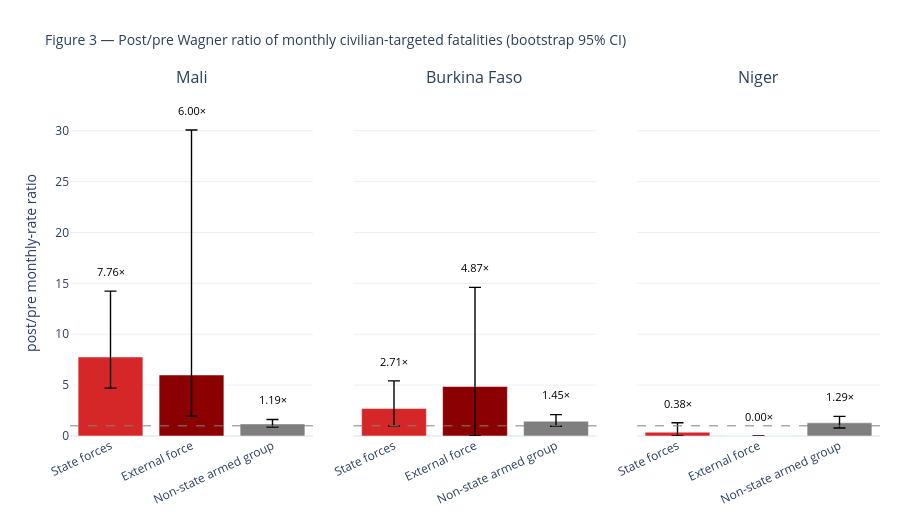

The code cell stored with this chart in its notebook:
### Markdown cell above
### 3.1 Figure 03 — Pre/post Wagner monthly-rate comparison with 95% CI error bars

**Decision:** plot the post/pre *ratio* (not the raw rates) so the y-axis is comparable across the
five large-magnitude differences. A ratio of 1 (dashed grey line) means no change. Error bars are the
2.5–97.5 percentile bootstrap CI. Bars are colour-coded by perpetrator role and faceted by country.

### Code cell
# Figure 3: bar chart of bootstrap ratios with 95% CIs, faceted by country
plot_df = ratios_df[ratios_df.role != 'all civilian-targeted'].copy()
plot_df['err_low']  = plot_df.ratio - plot_df.ci_low
plot_df['err_high'] = plot_df.ci_high - plot_df.ratio
plot_df['role_label'] = plot_df.role.map({'state': 'State forces',
                                           'external_force': 'External force',
                                           'non_state_armed_group': 'Non-state armed group'})

ROLE_COLOURS = {'State forces': '#d62728',
                'External force': '#8B0000',
                'Non-state armed group': '#7f7f7f'}

fig03 = make_subplots(rows=1, cols=3, shared_yaxes=True, subplot_titles=AES,
                       horizontal_spacing=0.05)
for i, c in enumerate(AES, 1):
    sub = plot_df[plot_df.country == c]
    fig03.add_trace(go.Bar(x=sub.role_label, y=sub.ratio,
                           marker_color=[ROLE_COLOURS[r] for r in sub.role_label],
                           error_y=dict(type='data', symmetric=False,
                                        array=sub.err_high, arrayminus=sub.err_low,
                                        color='black', thickness=1.4, width=6),
                           showlegend=False),
                    row=1, col=i)
    fig03.add_hline(y=1.0, line=dict(color='grey', width=1, dash='dash'), row=1, col=i)
    # Place each value label ABOVE the upper error-bar whisker tip so it never
    # overlaps with the whisker line. The whisker itself acts as the visual
    # connector between the bar (point estimate) and the label.
    for _, row in sub.iterrows():
        y_label = row.ratio + row.err_high + 1.0
        fig03.add_annotation(
            x=row.role_label, y=y_label,
            text=f'{row.ratio:.2f}×',
            showarrow=False,
            font=dict(size=11, color='black'),
            xanchor='center', yanchor='bottom',
            row=1, col=i,
        )

# Y-axis upper limit chosen to clear the tallest upper-whisker label
# (Mali external upper CI ≈ 30 → label sits at ≈31 → axis cap 34 leaves room).
fig03.update_layout(template='plotly_white', height=520,
                    title=dict(text='Figure 3 — Post/pre Wagner ratio of monthly civilian-targeted fatalities (bootstrap 95% CI)',
                               font=dict(size=14)),
                    margin=dict(t=90, r=20, b=80, l=70))
fig03.update_yaxes(title_text='post/pre monthly-rate ratio', range=[0, 34], row=1, col=1)
fig03.update_xaxes(tickangle=-25)
fig03.write_html(FIGS / 'fig_03_pre_post_wagner_ratio.html',
                 include_plotlyjs='cdn', full_html=True)
fig03.show()
print('Saved fig_03_pre_post_wagner_ratio.html')

### Figure 1 — Plotly figure (JSON) as saved in the notebook; plotly's stock layout.template omitted (floating-point values rounded to 4 significant figures)
{"data": [{"error_y": {"array": [6.472, 24.07, 0.4386], "arrayminus": [3.056, 4.047, 0.3107], "color": "black", "symmetric": false, "thickness": 1.4, "type": "data", "width": 6}, "marker": {"color": ["#d62728", "#8B0000", "#7f7f7f"]}, "showlegend": false, "type": "bar", "x": ["State forces", "External force", "Non-state armed group"], "xaxis": "x", "y": [7.765, 5.997, 1.186], "yaxis": "y"}, {"error_y": {"array": [2.711, 9.733, 0.6448], "arrayminus": [1.725, 4.867, 0.4916], "color": "black", "symmetric": false, "thickness": 1.4, "type": "data", "width": 6}, "marker": {"color": ["#d62728", "#8B0000", "#7f7f7f"]}, "showlegend": false, "type": "bar", "x": ["State forces", "External force", "Non-state armed group"], "xaxis": "x2", "y": [2.707, 4.867, 1.451], "yaxis": "y2"}, {"error_y": {"array": [0.9271, 0.0, 0.6375], "arrayminus": [0.3751, 0.0, 0.515], "color": "black", "symmetric": false, "thickness": 1.4, "type": "data", "width": 6}, "marker": {"color": ["#d62728", "#8B0000", "#7f7f7f"]}, "showlegend": false, "type": "bar", "x": ["State forces", "External force", "Non-state armed group"], "xaxis": "x3", "y": [0.3751, 0.0, 1.294], "yaxis": "y3"}], "layout": {"annotations": [{"font": {"size": 16}, "showarrow": false, "text": "Mali", "x": 0.15, "xanchor": "center", "xref": "paper", "y": 1.0, "yanchor": "bottom", "yref": "paper"}, {"font": {"size": 16}, "showarrow": false, "text": "Burkina Faso", "x": 0.5, "xanchor": "center", "xref": "paper", "y": 1.0, "yanchor": "bottom", "yref": "paper"}, {"font": {"size": 16}, "showarrow": false, "text": "Niger", "x": 0.85, "xanchor": "center", "xref": "paper", "y": 1.0, "yanchor": "bottom", "yref": "paper"}, {"font": {"color": "black", "size": 11}, "showarrow": false, "text": "7.76×", "x": "State forces", "xanchor": "center", "xref": "x", "y": 15.24, "yanchor": "bottom", "yref": "y"}, {"font": {"color": "black", "size": 11}, "showarrow": false, "text": "6.00×", "x": "External force", "xanchor": "center", "xref": "x", "y": 31.07, "yanchor": "bottom", "yref": "y"}, {"font": {"color": "black", "size": 11}, "showarrow": false, "text": "1.19×", "x": "Non-state armed group", "xanchor": "center", "xref": "x", "y": 2.625, "yanchor": "bottom", "yref": "y"}, {"font": {"color": "black", "size": 11}, "showarrow": false, "text": "2.71×", "x": "State forces", "xanchor": "center", "xref": "x2", "y": 6.418, "yanchor": "bottom", "yref": "y2"}, {"font": {"color": "black", "size": 11}, "showarrow": false, "text": "4.87×", "x": "External force", "xanchor": "center", "xref": "x2", "y": 15.6, "yanchor": "bottom", "yref": "y2"}, {"font": {"color": "black", "size": 11}, "showarrow": false, "text": "1.45×", "x": "Non-state armed group", "xanchor": "center", "xref": "x2", "y": 3.096, "yanchor": "bottom", "yref": "y2"}, {"font": {"color": "black", "size": 11}, "showarrow": false, "text": "0.38×", "x": "State forces", "xanchor": "center", "xref": "x3", "y": 2.302, "yanchor": "bottom", "yref": "y3"}, {"font": {"color": "black", "size": 11}, "showarrow": false, "text": "0.00×", "x": "External force", "xanchor": "center", "xref": "x3", "y": 1.0, "yanchor": "bottom", "yref": "y3"}, {"font": {"color": "black", "size": 11}, "showarrow": false, "text": "1.29×", "x": "Non-state armed group", "xanchor": "center", "xref": "x3", "y": 2.931, "yanchor": "bottom", "yref": "y3"}], "height": 520, "margin": {"b": 80, "l": 70, "r": 20, "t": 90}, "shapes": [{"line": {"color": "grey", "dash": "dash", "width": 1}, "type": "line", "x0": 0, "x1": 1, "xref": "x domain", "y0": 1.0, "y1": 1.0, "yref": "y"}, {"line": {"color": "grey", "dash": "dash", "width": 1}, "type": "line", "x0": 0, "x1": 1, "xref": "x2 domain", "y0": 1.0, "y1": 1.0, "yref": "y2"}, {"line": {"color": "grey", "dash": "dash", "width": 1}, "type": "line", "x0": 0, "x1": 1, "xref": "x3 domain", "y0": 1.0, "y1": 1.0, "yref": "y3"}], "title": {"font": {"size": 14}, "text": "Figure 3 — Post/pre Wagner ratio of monthly civilian-targeted fatalities (bootstrap 95% CI)"}, "xaxis": {"anchor": "y", "domain": [0.0, 0.3], "tickangle": -25}, "xaxis2": {"anchor": "y2", "domain": [0.35, 0.65], "tickangle": -25}, "xaxis3": {"anchor": "y3", "domain": [0.7, 1.0], "tickangle": -25}, "yaxis": {"anchor": "x", "domain": [0.0, 1.0], "range": [0, 34], "title": {"text": "post/pre monthly-rate ratio"}}, "yaxis2": {"anchor": "x2", "domain": [0.0, 1.0], "matches": "y", "showticklabels": false}, "yaxis3": {"anchor": "x3", "domain": [0.0, 1.0], "matches": "y", "showticklabels": false}}}
